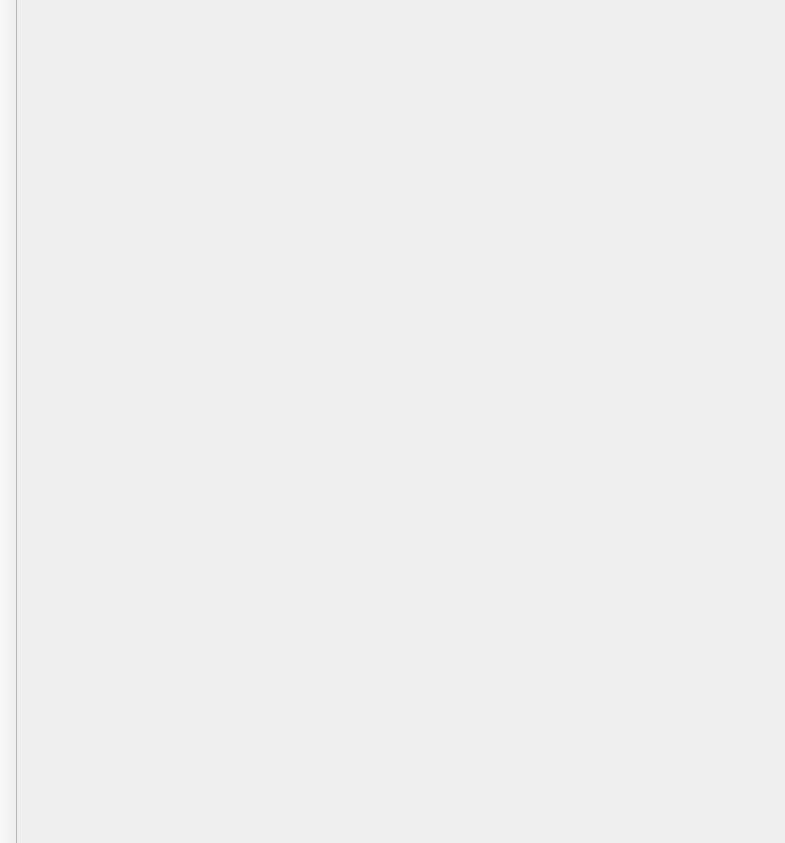
<?xml version="1.0" encoding="UTF-8"?>
<ui version="4.0">
 <class>MainWindow</class>
 <widget class="QMainWindow" name="MainWindow">
  <property name="geometry">
   <rect>
    <x>0</x>
    <y>0</y>
    <width>785</width>
    <height>843</height>
   </rect>
  </property>
  <property name="windowTitle">
   <string>CuteBoard</string>
  </property>
  <widget class="QWidget" name="centralWidget">
   <layout class="QVBoxLayout" name="verticalLayout">
    <property name="spacing">
     <number>0</number>
    </property>
    <property name="leftMargin">
     <number>0</number>
    </property>
    <property name="topMargin">
     <number>0</number>
    </property>
    <property name="rightMargin">
     <number>0</number>
    </property>
    <property name="bottomMargin">
     <number>0</number>
    </property>
    <item>
     <widget class="QStackedWidget" name="stackedWidget">
      <widget class="HomeWidget" name="homeWidget"/>
      <widget class="DashboardWidget" name="dashboardWidget"/>
     </widget>
    </item>
   </layout>
  </widget>
  <widget class="QToolBar" name="toolBar">
   <property name="windowTitle">
    <string>toolBar</string>
   </property>
   <property name="movable">
    <bool>false</bool>
   </property>
   <property name="allowedAreas">
    <set>Qt::LeftToolBarArea</set>
   </property>
   <property name="orientation">
    <enum>Qt::Vertical</enum>
   </property>
   <property name="floatable">
    <bool>false</bool>
   </property>
   <attribute name="toolBarArea">
    <enum>LeftToolBarArea</enum>
   </attribute>
   <attribute name="toolBarBreak">
    <bool>false</bool>
   </attribute>
  </widget>
  <action name="actiontert">
   <property name="text">
    <string>tert</string>
   </property>
  </action>
 </widget>
 <layoutdefault spacing="6" margin="11"/>
 <customwidgets>
  <customwidget>
   <class>DashboardWidget</class>
   <extends>QWidget</extends>
   <header>ui/dashboardwidget.h</header>
   <container>1</container>
  </customwidget>
  <customwidget>
   <class>HomeWidget</class>
   <extends>QWidget</extends>
   <header>ui/homewidget.h</header>
   <container>1</container>
  </customwidget>
 </customwidgets>
 <resources/>
 <connections/>
</ui>
